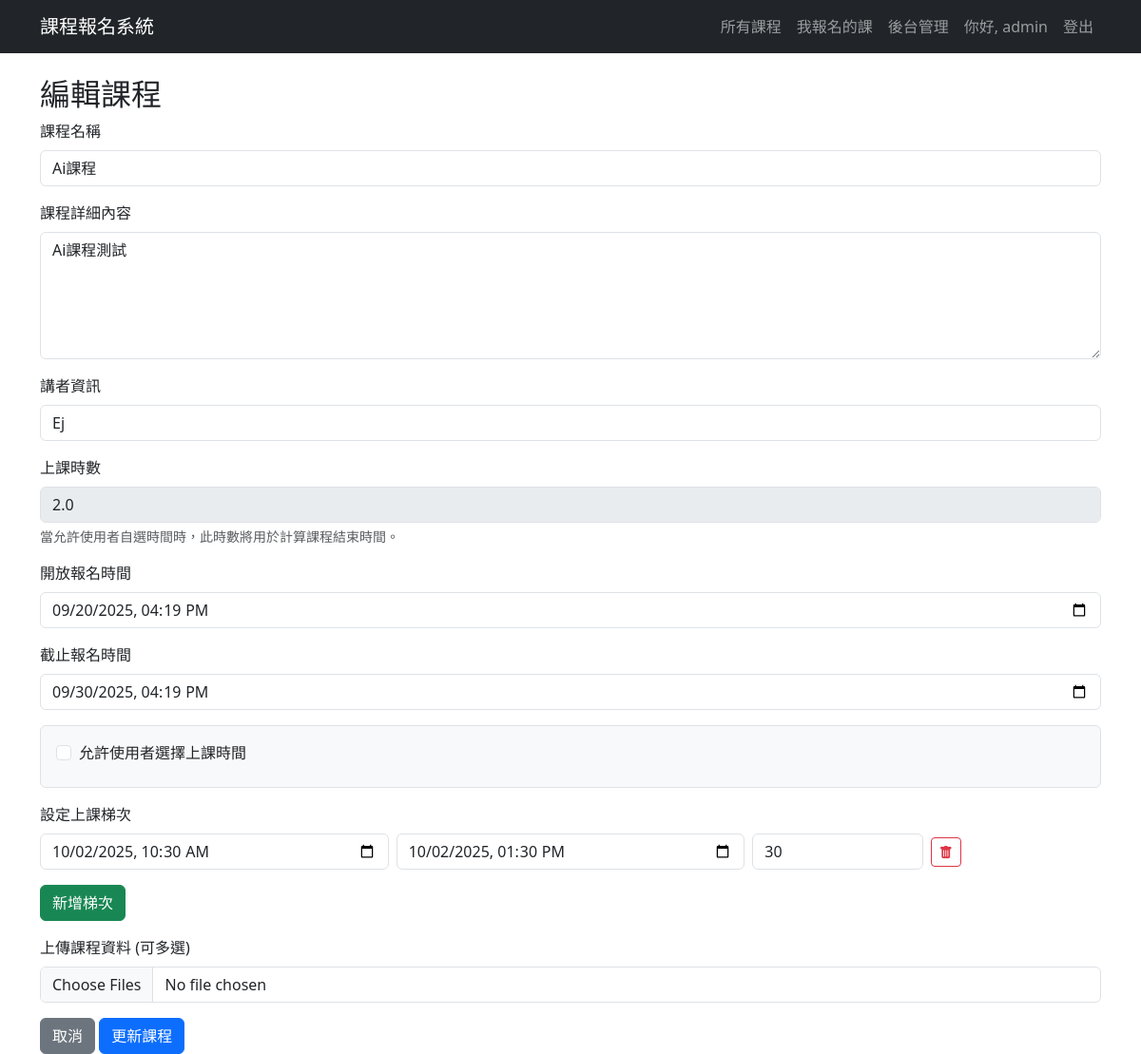
The app's page /admin/course/edit/2 (signed in), older data.
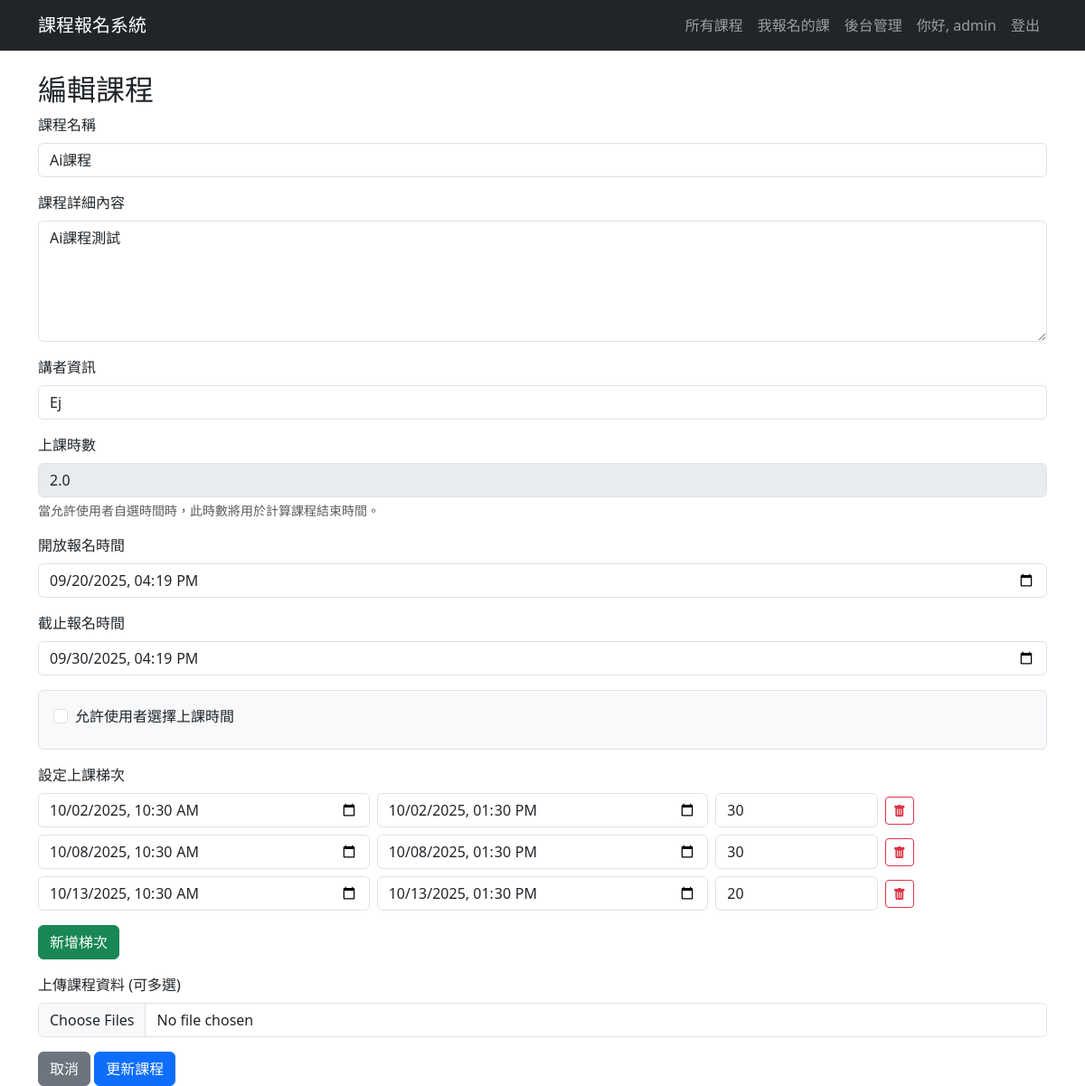
The same page, newer data.
### app.py (models this page shows)
class TimeSlot(db.Model):
    __tablename__ = 'time_slot'
    id = db.Column(db.Integer, primary_key=True)
    slot_start_time = db.Column(db.DateTime, nullable=False)
    slot_end_time = db.Column(db.DateTime, nullable=False)
    capacity = db.Column(db.Integer, nullable=False, default=999)
    booked_count = db.Column(db.Integer, default=0)
    course_id = db.Column(db.Integer, db.ForeignKey('course.id'), nullable=False)
    __table_args__ = {'extend_existing': True}

### app.py (the view)
@app.route('/admin/course/edit/<int:course_id>')
@login_required
@admin_required
def edit_course(course_id):
    course = Course.query.get_or_404(course_id)
    return render_template('admin_course_form.html', course=course)

### app.py (called while the page is built)
@login_manager.user_loader
def load_user(user_id): # 透過 user_id 載入使用者
    return User.query.get(int(user_id)) # 從資料庫取得使用者資料

def admin_required(f):
    @wraps(f)
    def decorated_function(*args, **kwargs):
        if not current_user.is_authenticated or not current_user.is_admin:
            flash('您沒有權限。', 'danger')
            return redirect(url_for('index'))
        return f(*args, **kwargs)
    return decorated_function

### templates/admin_course_form.html (shortened to what the changed rows need)
{% extends "layout.html" %}
{% block content %}
<h2>{% if course %}編輯課程{% else %}新增課程{% endif %}</h2>
<form action="{% if course %}{{ url_for('update_course', course_id=course.id) }}{% else %}{{ url_for('create_course') }}{% endif %}" method="POST" enctype="multipart/form-data">
    <div class="mb-3" id="time-slots-section" style="display: none;">
        <div id="time-slots-container">
            {% if course and course.time_slots %}
                {% for slot in course.time_slots %}
                    <div class="row g-2 mb-2 time-slot-row align-items-center">
                        <div class="col-md-4">
                            <input type="datetime-local" class="form-control" name="slot_start_times" value="{{ slot.slot_start_time.strftime('%Y-%m-%dT%H:%M') }}" required>
                        </div>
                        <div class="col-md-4">
                            <input type="datetime-local" class="form-control" name="slot_end_times" value="{{ slot.slot_end_time.strftime('%Y-%m-%dT%H:%M') }}" required>
                        </div>
                        <div class="col-md-2">
                            <input type="number" class="form-control" name="slot_capacities" placeholder="人數" value="{{ slot.capacity }}" required min="1">
                        </div>
                        <div class="col-md-2 d-flex align-items-center">
                            <button type="button" class="btn btn-sm btn-outline-danger remove-slot-btn" title="移除此梯次">
                                <i class="bi bi-trash-fill"></i>
                            </button>
                        </div>
                    </div>
                {% endfor %}
            {% endif %}
        </div>
    </div>
</form>
{% endblock %}

Row changes from the older to the newer data that the page shows:
added TimeSlot: slot_start_times "10/08/2025 10:30", slot_end_times "10/08/2025 13:30", slot_capacities "30"
added TimeSlot: slot_start_times "10/13/2025 10:30", slot_end_times "10/13/2025 13:30", slot_capacities "20"
